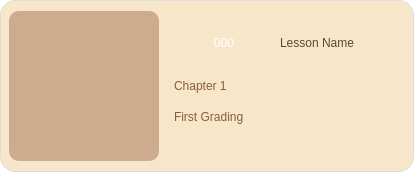
<?xml version="1.0" encoding="UTF-8"?>
<ui version="4.0">
 <class>CardLesson</class>
 <widget class="QFrame" name="CardLesson">
  <property name="geometry">
   <rect>
    <x>0</x>
    <y>0</y>
    <width>414</width>
    <height>172</height>
   </rect>
  </property>
  <property name="maximumSize">
   <size>
    <width>16777215</width>
    <height>172</height>
   </size>
  </property>
  <property name="focusPolicy">
   <enum>Qt::StrongFocus</enum>
  </property>
  <property name="windowTitle">
   <string>Frame</string>
  </property>
  <property name="styleSheet">
   <string notr="true">#CardLesson { background-color: transparent; }</string>
  </property>
  <layout class="QHBoxLayout" name="horizontalLayout">
   <property name="leftMargin">
    <number>0</number>
   </property>
   <property name="topMargin">
    <number>0</number>
   </property>
   <property name="rightMargin">
    <number>0</number>
   </property>
   <property name="bottomMargin">
    <number>0</number>
   </property>
   <item>
    <widget class="QWidget" name="widget_2" native="true">
     <property name="minimumSize">
      <size>
       <width>0</width>
       <height>172</height>
      </size>
     </property>
     <property name="maximumSize">
      <size>
       <width>16777215</width>
       <height>172</height>
      </size>
     </property>
     <property name="styleSheet">
      <string notr="true">#widget_2 {
	background-color: #f8e6cb;
	border-radius: 15px;
	border: 1px solid #ddd;
}
#widget_2:hover {
	border: 2px solid #946544;
	background-color: #f7fbfe;
}
/* This style applies when the custom property is true */
#widget_2[selected=&quot;true&quot;] {
	background-color: #e1f5fe;
	border: 2px solid #3498db;
}</string>
     </property>
     <layout class="QHBoxLayout" name="horizontalLayout_3">
      <property name="leftMargin">
       <number>9</number>
      </property>
      <property name="topMargin">
       <number>9</number>
      </property>
      <property name="rightMargin">
       <number>9</number>
      </property>
      <property name="bottomMargin">
       <number>9</number>
      </property>
      <item>
       <widget class="QLabel" name="label_LessonImage">
        <property name="minimumSize">
         <size>
          <width>150</width>
          <height>150</height>
         </size>
        </property>
        <property name="maximumSize">
         <size>
          <width>150</width>
          <height>150</height>
         </size>
        </property>
        <property name="styleSheet">
         <string notr="true">#label_LessonImage { background-color: rgb(205, 171, 143); border-radius: 10px; }</string>
        </property>
        <property name="text">
         <string/>
        </property>
        <property name="scaledContents">
         <bool>true</bool>
        </property>
       </widget>
      </item>
      <item>
       <widget class="QWidget" name="widget" native="true">
        <layout class="QVBoxLayout" name="verticalLayout">
         <property name="spacing">
          <number>5</number>
         </property>
         <item>
          <widget class="QWidget" name="widget_3" native="true">
           <layout class="QHBoxLayout" name="horizontalLayout_2">
            <property name="leftMargin">
             <number>0</number>
            </property>
            <property name="topMargin">
             <number>0</number>
            </property>
            <property name="rightMargin">
             <number>0</number>
            </property>
            <property name="bottomMargin">
             <number>0</number>
            </property>
            <item>
             <widget class="QLabel" name="label_LessonNumber">
              <property name="minimumSize">
               <size>
                <width>90</width>
                <height>50</height>
               </size>
              </property>
              <property name="maximumSize">
               <size>
                <width>100</width>
                <height>50</height>
               </size>
              </property>
              <property name="layoutDirection">
               <enum>Qt::LeftToRight</enum>
              </property>
              <property name="styleSheet">
               <string notr="true">font: 20pt &quot;Kissy Hugs&quot;; color: rgb(255, 255, 255); border-image: url(:/Images/Images/button_wood.png);</string>
              </property>
              <property name="text">
               <string>000</string>
              </property>
              <property name="scaledContents">
               <bool>true</bool>
              </property>
              <property name="alignment">
               <set>Qt::AlignCenter</set>
              </property>
             </widget>
            </item>
            <item>
             <widget class="QLabel" name="label_LessonName">
              <property name="minimumSize">
               <size>
                <width>0</width>
                <height>26</height>
               </size>
              </property>
              <property name="maximumSize">
               <size>
                <width>16777215</width>
                <height>26</height>
               </size>
              </property>
              <property name="layoutDirection">
               <enum>Qt::LeftToRight</enum>
              </property>
              <property name="styleSheet">
               <string notr="true">font: 63 14pt &quot;Inter Medium&quot;; color: rgb(99, 69, 44);</string>
              </property>
              <property name="text">
               <string>Lesson Name</string>
              </property>
              <property name="alignment">
               <set>Qt::AlignLeading|Qt::AlignLeft|Qt::AlignVCenter</set>
              </property>
             </widget>
            </item>
           </layout>
          </widget>
         </item>
         <item>
          <widget class="QLabel" name="label_Chapter">
           <property name="minimumSize">
            <size>
             <width>0</width>
             <height>26</height>
            </size>
           </property>
           <property name="maximumSize">
            <size>
             <width>16777215</width>
             <height>26</height>
            </size>
           </property>
           <property name="layoutDirection">
            <enum>Qt::LeftToRight</enum>
           </property>
           <property name="styleSheet">
            <string notr="true">font: 11pt &quot;Inter&quot;; color: rgb(134, 94, 60);</string>
           </property>
           <property name="text">
            <string>Chapter 1</string>
           </property>
           <property name="alignment">
            <set>Qt::AlignLeading|Qt::AlignLeft|Qt::AlignVCenter</set>
           </property>
          </widget>
         </item>
         <item>
          <widget class="QLabel" name="label_Chapter_2">
           <property name="minimumSize">
            <size>
             <width>0</width>
             <height>26</height>
            </size>
           </property>
           <property name="maximumSize">
            <size>
             <width>16777215</width>
             <height>26</height>
            </size>
           </property>
           <property name="layoutDirection">
            <enum>Qt::LeftToRight</enum>
           </property>
           <property name="styleSheet">
            <string notr="true">font: 11pt &quot;Inter&quot;; color: rgb(134, 94, 60);</string>
           </property>
           <property name="text">
            <string>First Grading</string>
           </property>
           <property name="alignment">
            <set>Qt::AlignLeading|Qt::AlignLeft|Qt::AlignVCenter</set>
           </property>
          </widget>
         </item>
         <item>
          <spacer name="verticalSpacer">
           <property name="orientation">
            <enum>Qt::Vertical</enum>
           </property>
           <property name="sizeHint" stdset="0">
            <size>
             <width>20</width>
             <height>40</height>
            </size>
           </property>
          </spacer>
         </item>
        </layout>
       </widget>
      </item>
     </layout>
    </widget>
   </item>
  </layout>
 </widget>
 <resources>
  <include location="../resources.qrc"/>
 </resources>
 <connections/>
</ui>
